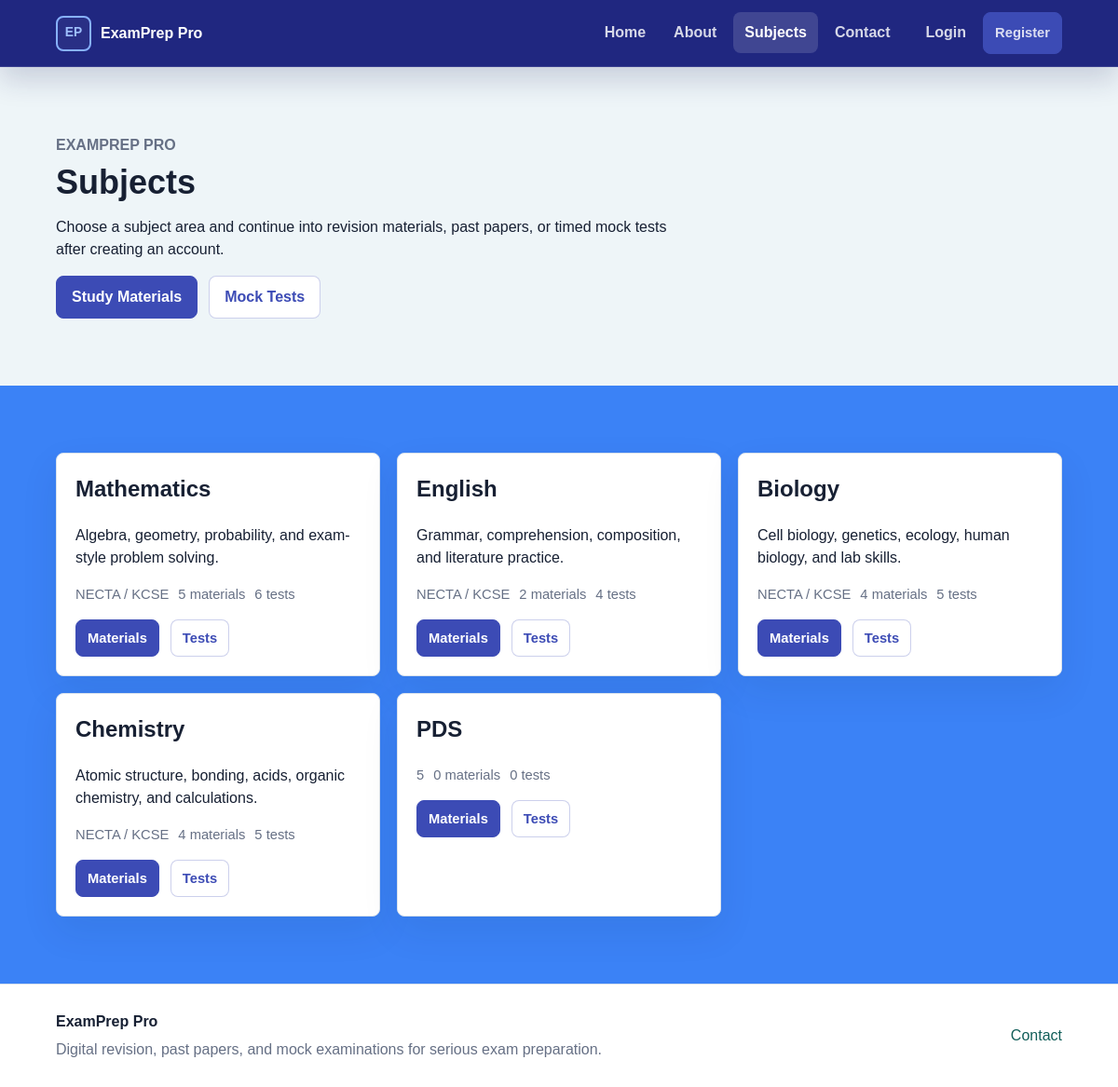
Before: /subjects with the older database file.
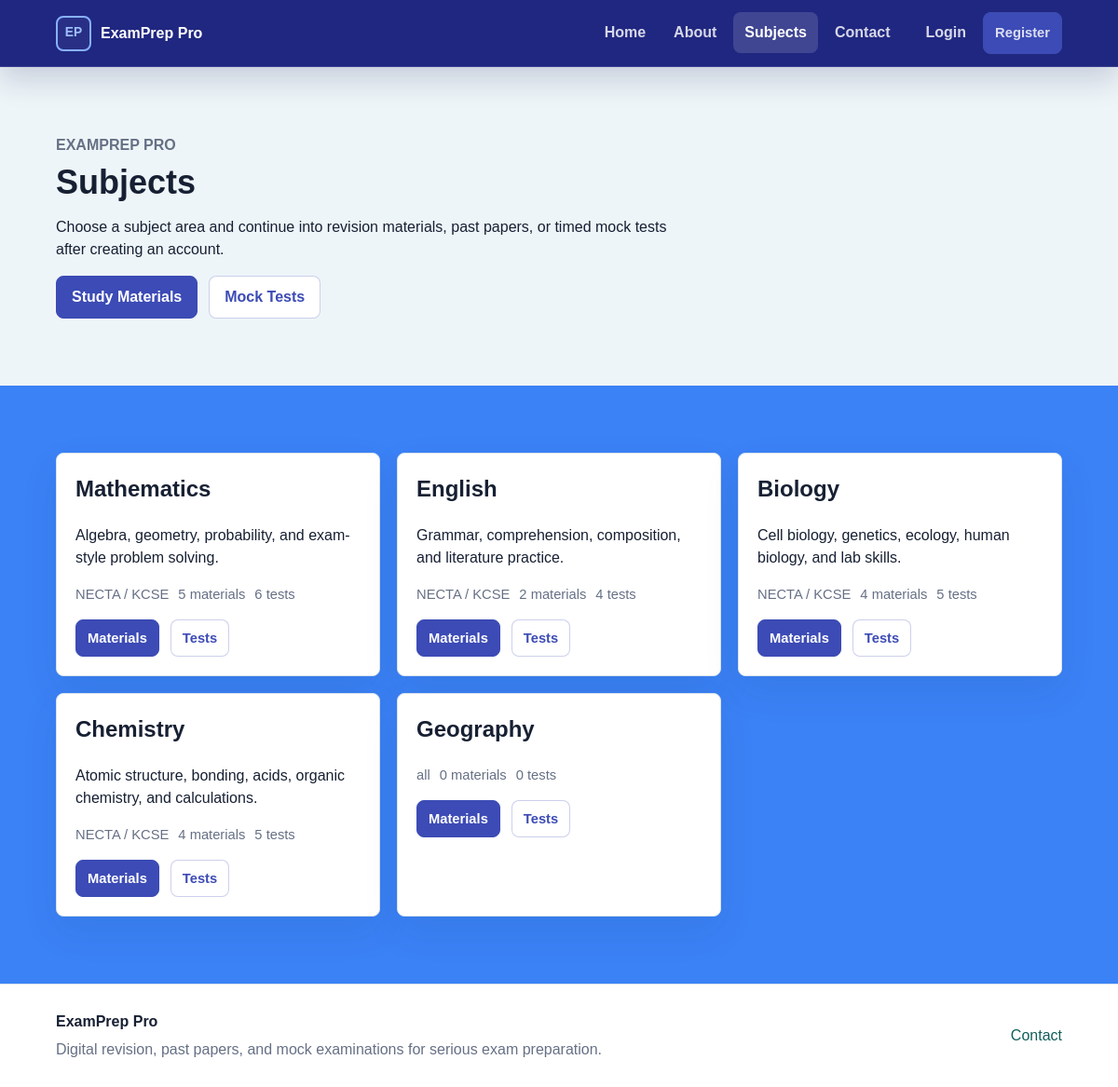
After: the same page with the newer database file.
### tables this page shows
CREATE TABLE subjects (
            id INTEGER PRIMARY KEY AUTOINCREMENT,
            name TEXT NOT NULL,
            level TEXT DEFAULT '',
            materials INTEGER DEFAULT 0,
            tests INTEGER DEFAULT 0,
            description TEXT DEFAULT ''
        );

### app.py (the view)
@app.route("/subjects")
def subjects():
    return render_template("subjects.html", title="Subjects", subjects=SUBJECTS)

### app.py (called while the page is built)
def get_db():
    if "db" not in g:
        g.db = sqlite3.connect(app.config["DATABASE"])
        g.db.row_factory = sqlite3.Row
        g.db.execute("PRAGMA foreign_keys = ON")
    return g.db

def db_all(sql, params=()):
    return get_db().execute(sql, params).fetchall()

def dashboard_for_role(role):
    return "admin_dashboard" if role == "admin" else "student_dashboard"

@app.context_processor
def inject_navigation():
    current_user_name = session.get("user_name", "Student User")
    current_user_initials = "".join(part[:1] for part in current_user_name.split()[:2]).upper() or "SU"
    return {
        "public_nav": PUBLIC_NAV,
        "student_nav": STUDENT_NAV,
        "admin_nav": ADMIN_NAV,
        "current_user_role": session.get("user_role"),
        "current_user_name": current_user_name,
        "current_user_initials": current_user_initials,
        "current_dashboard_endpoint": dashboard_for_role(session.get("user_role", "student")),
    }

    def __getattr__(self, key):
        try:
            return self[key]
        except KeyError as exc:
            raise AttributeError(key) from exc

    def _record_from_row(self, row):
        return DbRecord(self, dict(row))

### templates/subjects.html
{% extends "base.html" %}
{% from "macros.html" import page_hero %}
{% block content %}
{{ page_hero("Subjects", "Choose a subject area and continue into revision materials, past papers, or timed mock tests after creating an account.", [("Study Materials", "register", "", "student_materials"), ("Mock Tests", "register", "button-secondary", "student_mock_tests")]) }}
<section class="content-band">
    <div class="subject-grid">
        {% for subject in subjects %}
            <article>
                <h2>{{ subject.name }}</h2>
                <p>{{ subject.description }}</p>
                <div class="meta-row">
                    <span>{{ subject.level }}</span>
                    <span>{{ subject.materials }} materials</span>
                    <span>{{ subject.tests }} tests</span>
                </div>
                <div class="card-actions">
                    <a class="button button-small" href="{{ url_for('register', next=url_for('student_materials')) }}">Materials</a>
                    <a class="button button-small button-secondary" href="{{ url_for('register', next=url_for('student_mock_tests')) }}">Tests</a>
                </div>
            </article>
        {% endfor %}
    </div>
</section>
{% endblock %}

Changed rows visible on the page:
changed subjects: name "PDS" → "Geography"; level "5" → "all"
